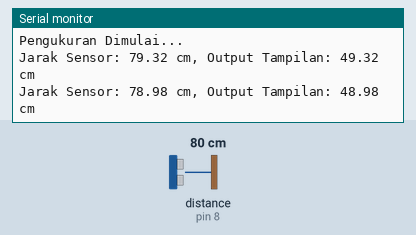
The sketch below on a simulated Arduino Uno, built with avr-gcc and run on an emulated ATmega328P. Shown: the last lines printed to the serial monitor. Wiring (inferred from the names in the program): ultrasonic range finder: trigger pin 9; echo pin 8. The inputs (shaded band) are chosen by the test bench; at power-on: distance to the obstacle (sensor on pin 8) 80 cm. The echo pulse lasts 58.3 µs per cm.

Above: at 10.8 s.
10.9 s: distance to the obstacle (sensor on pin 8) set to 23 cm
At 20.7 s:
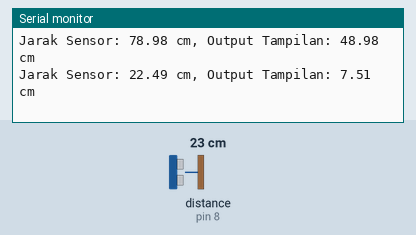
20.9 s: distance to the obstacle (sensor on pin 8) set to 18 cm
At 31.5 s:
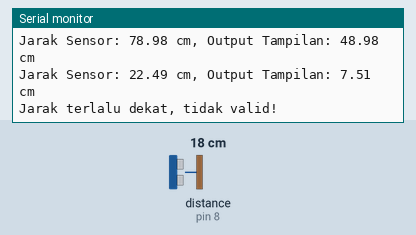

Measured:
- the behaviour switches between 21 and 20 cm on distance to the obstacle (sensor on pin 8) (found by bisection; images 1 and 2)
- after the input at 10.9 s, the serial monitor: prints a new line after 9.1 s (image 1)
- after the input at 20.9 s, the serial monitor: prints a new line after 9.1 s (image 2)

The sketch:

Karakterisasi_sensor_JSN-SR04T.ino
```cpp
#define TRIG_PIN 9   // Pin Trig sensor
#define ECHO_PIN 8   // Pin Echo sensor

void setup() {
  Serial.begin(9600);
  pinMode(TRIG_PIN, OUTPUT); // Pin Trig sebagai output
  pinMode(ECHO_PIN, INPUT);  // Pin Echo sebagai input
  Serial.println("Pengukuran Dimulai...");
}

void loop() {
  long duration;
  float distance, outputDistance;

  // Mengirim pulsa ultrasonik
  digitalWrite(TRIG_PIN, LOW);
  delayMicroseconds(2);
  digitalWrite(TRIG_PIN, HIGH);
  delayMicroseconds(10);
  digitalWrite(TRIG_PIN, LOW);

  // Membaca durasi pantulan
  duration = pulseIn(ECHO_PIN, HIGH);

  // Menghitung jarak (cm)
  distance = (duration * 0.034) / 2;

  // Validasi jarak dan pengurangan 20 cm
  if (distance >= 20 && distance <= 400) {
    outputDistance = fabs(distance - 30); // Sesuaikan output jarak
    Serial.print("Jarak Sensor: ");
    Serial.print(distance, 2);
    Serial.print(" cm, Output Tampilan: ");
    Serial.print(outputDistance, 2);
    Serial.println(" cm");
  } else if (distance < 21) {
    Serial.println("Jarak terlalu dekat, tidak valid!");
  } else {
    Serial.println("Jarak di luar jangkauan sensor!");
  }

  delay(10000); // Tunggu 1 detik sebelum pembacaan berikutnya
}
```
